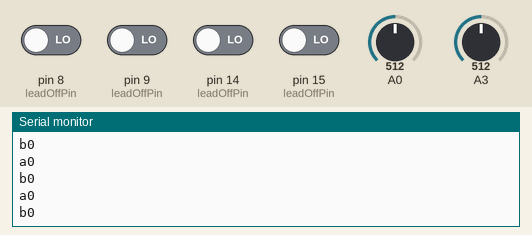
Recording of a sketch running on a simulated SparkFun Pro Micro, built with avr-gcc and run on an emulated ATmega32U4. On the bench: the last lines printed to the serial monitor. The test bench sets the inputs (shaded band); at power-on: pin 8 (leadOffPin), pin 9 (leadOffPin), pin 14 (leadOffPin), pin 15 (leadOffPin) LOW, A0 = 512, A3 = 512.

Above: at 1.2 s.
1.3 s: pin 8 (leadOffPin) driven HIGH
2.8 s: A0 set to 716
At 3.9 s:
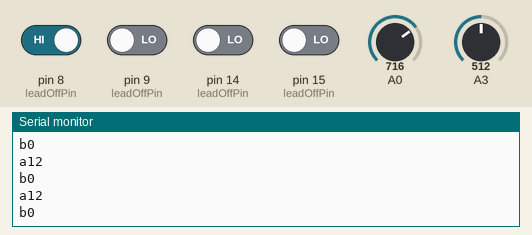
4.3 s: A0 set to 511
At 5.2 s:
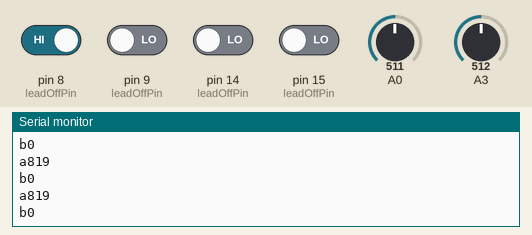
6.5 s: pin 9 (leadOffPin) driven HIGH
8.0 s: pin 14 (leadOffPin) driven HIGH
Timing chart, 0 to 10.5 s (numbered marks = the images above; inputs shaded):
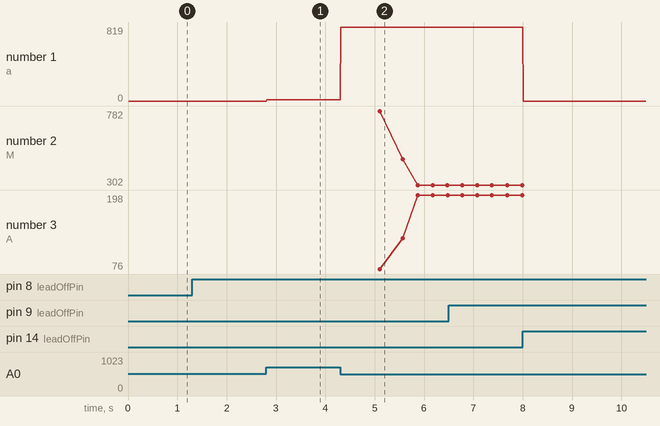

Measured:
- after the input at 2.8 s, the serial monitor: prints a new line at once (image 1)
- after the input at 4.3 s, the serial monitor: prints a new line at once (image 2)
- plotted number 1: 0 → 12 after the input at 2.8 s, 12 → 819 after the input at 4.3 s

The sketch:

InPulse_Arduino_200.ino
```cpp
/*
 *  Arduino firmware for the ImPulse Project
 *  Winter 2021
 *
 *  Targeting ATmega32u4 on the SparkFun Pro Micro 3.3V-8MHz
 *
 *    THIS CODE DESIGNED TO PRINT TO PROCESSING SKETCH AND SERIAL PLOTTER
 *
 *
 */


#define PULSE_1 0
#define PULSE_2 3
#define LEAD_OFF_01 14
#define LEAD_OFF_02 15
#define LEAD_OFF_11 8
#define LEAD_OFF_12 9
#define NUM_LEAD_OFF_PINS 4
#define SERIAL_PLOT 0
#define PROCESSING 1
#define MEAN_SIZE 20
#define EMA_a 0.2

//#define EMA_a 0.8  //initialization of EMA alpha

int printDestination;

int pulsePin[] = {PULSE_1,PULSE_2};
int leadOffPin[] = {LEAD_OFF_01,LEAD_OFF_02,LEAD_OFF_11,LEAD_OFF_12};
int leadOffValue[4];
int lastLeadOffValue[4];

volatile unsigned int delta[2];
unsigned long lastBeatSampleNumber[2];
volatile unsigned int SYNC;

unsigned int startTime[2];
unsigned int stopTime[2];
unsigned int duration[2];


boolean liveOne[2];
boolean inBeat[] = {false,false};
//boolean[ outBeat[] = {true,true};
boolean newData = false;


volatile unsigned long sampleCounter = 0;
unsigned long lastBeatTime[] = {0,0};
volatile int rawSignal[] = {0,0};
volatile float EMA[] = {0.0,0.0};        //the EMA
volatile float EMA_EMA[] = {0.0,0.0};    //the EMA of the EMA
volatile float signalMean[] = {0.0,0.0};
volatile float signalMeanArray[MEAN_SIZE];
volatile float rectifiedSignal[2];
volatile float rmsSignal[2];
volatile long Signal[2];
volatile long lastSignal[2];
boolean rising[] = {false,false};
int trough[2];
int peak[2];
int amp[2];
int squaredAmp[2];
int AMP[2];
int IBI[] = {750,750};
int BPM[2];
volatile boolean Pulse[] = {false,false};
boolean firstBeat[] = {true,true};
int threshold[] = {1000,1000};

volatile float adjacentValue[2][3];
volatile int derivativeCounter[] = {0,0};
volatile float firstDerivative[2];

void setup() {
  for(int p=0; p<NUM_LEAD_OFF_PINS; p++){
    pinMode(leadOffPin[p],INPUT);
    leadOffValue[p] = lastLeadOffValue[p] = LOW; // assume it's disconnected
  }

  readLeadOffPins();

  Serial.begin(250000);
  while(!Serial) {}
  Serial.println("\nImPulse v01");

  setupInterrupt();
//  printDestination = SERIAL_PLOT;
  printDestination = PROCESSING;
}

void loop() {

//  readSerial();

  readLeadOffPins();

  if(printDestination == PROCESSING){
//    printRawSignal_Processing();
    printFilteredSignal_Processing();
    printPulseData_Processing();
    delay(10);
  }

  if(printDestination == SERIAL_PLOT){
//    printAlgoData_Plotter();
//    printRawSignal_Plotter();
    printFilteredSignal_Plotter();
//    printPulseData_Terminal();
    Serial.println();

  delay(10);
  }


}
```

interruptStuff.ino
```cpp
void setupInterrupt(){

  // Initializes Timer1 to throw an interrupt every 2mS.
  // Interferes with PWM on pins 9 and 10
  TCCR1A = 0x00;            // Disable PWM and go into CTC mode
  TCCR1C = 0x00;            // don't force compare
  #if F_CPU == 16000000L    // if using 16MHz crystal
    TCCR1B = 0x0C;          // prescaler 256
    OCR1A = 0x007C;         // count to 124 for 2mS interrupt
  #elif F_CPU == 8000000L   // if using 8MHz crystal
    TCCR1B = 0x0B;          // prescaler = 64
    OCR1A = 0x00F9;         // count to 249 for 2mS interrupt
  #endif
  TIMSK1 = 0x02;            // Enable OCR1A match interrupt  DISABLE BY SETTING TO 0x00

}


ISR(TIMER1_COMPA_vect)
{
  sampleCounter += 2;
  for(int i=0; i<2; i++){
    rawSignal[i] = analogRead(pulsePin[i]);
    EMA[i] = (EMA_a*float(rawSignal[i])) + ((1.0-EMA_a)*EMA[i]);  //run the EMA
    EMA_EMA[i] = (EMA_a*float(EMA[i])) + ((1.0-EMA_a)*EMA_EMA[i]); //run the double
    rectifiedSignal[i] = 512.0 - EMA_EMA[i];
    rmsSignal[i] = sqrt(sq(rectifiedSignal[i]));

    adjacentValue[i][0] = adjacentValue[i][1];
    adjacentValue[i][1] = adjacentValue[i][2];
    adjacentValue[i][2] = rmsSignal[i];
    if(derivativeCounter[i] > 2){
      firstDerivative[i] = (adjacentValue[i][2] - adjacentValue[i][0]);
    } else {
      derivativeCounter[i]++;
    }

    signalMean[i] = firstDerivative[i];  // EMA_EMA[i];
    for(int m=0; m<MEAN_SIZE-1; m++){
      signalMeanArray[m] = signalMeanArray[m+1];  // shift
      signalMean[i] += signalMeanArray[m];        // add
    }
    signalMean[i] /= MEAN_SIZE;                   // divide
    signalMeanArray[MEAN_SIZE-1] = firstDerivative[i];  // EMA_EMA[i]; // add to the FIFO

    Signal[i] = firstDerivative[i];  // sq(EMA_EMA[i] - emaMean[i]);
//    Signal[i] = constrain(Signal[i],0,3000);

    int n = sampleCounter - lastBeatTime[i];

    if(liveOne[i]){

        if(Signal[i] < lastSignal[i]){
          if(rising[i]){
            rising[i] = false;
            peak[i] = Signal[i];
            amp[i] = 0;
          }
        }else if(Signal[i] > lastSignal[i]){
          if(!rising[i]){
            rising[i] = true;
            trough[i] = Signal[i];
            amp[i] = peak[i] - trough[i]; // get the amplitude at the trough
            squaredAmp[i] = sq(amp[i]);
          }
        }
        lastSignal[i] = Signal[i];

      if(n > 300){// put in a time constraint here too?
        if(n > ((IBI[i] / 5) * 3)){ // adjust this as needed?
          if(squaredAmp[i] > threshold[i]){   // figure this is the pulse?
            threshold[i] = squaredAmp[i]/2;   // monitor the threshold value?
//            threshold[i] = constrain(threshold[i],800, 2000);
            IBI[i] = sampleCounter - lastBeatTime[i];
            BPM[i] = 60000/IBI[i];
            AMP[i] = squaredAmp[i];
            lastBeatTime[i] = sampleCounter;

            if(firstBeat[i]){
              firstBeat[i] = false; // throw away the first beat
              return;
            }
            lastBeatSampleNumber[i] = sampleCounter;
            if(i == 0){ delta[0] = sampleCounter - lastBeatSampleNumber[1]; }
            if(i == 1){ delta[1] = sampleCounter - lastBeatSampleNumber[0]; }
            SYNC = min(delta[0],delta[1]);
            Pulse[i] = true;

          }
        }
      }

      } // if(liveOne)

        if(n > 1500){
          IBI[i] = 0; // 600;
          BPM[i] = 0;
          threshold[i] = 1000;
          Pulse[i] = false;
          firstBeat[i] = true;
          lastBeatTime[i] = sampleCounter;
        }


//    } // if(liveOne)

  }

}
```

leadOff.ino
```cpp
int readLeadOffPins(){

  for(int p=0; p<NUM_LEAD_OFF_PINS; p++){
    leadOffValue[p] = digitalRead(leadOffPin[p]);
    if(leadOffValue[p] != lastLeadOffValue[p]){

      lastLeadOffValue[p] = leadOffValue[p];
//      Serial.print(p); Serial.print("\t"); Serial.println(leadOffValue[p]);
      if((leadOffValue[0] == 0) && (leadOffValue[1] == 0)){
        liveOne[0] = true;
        Serial.print("$"); Serial.println(0);
      } else {
        liveOne[0] = false;
        Serial.print("*"); Serial.println(0);
        lastBeatSampleNumber[0] = 0;
        SYNC = 0;
      }
      if((leadOffValue[2] == 0) && (leadOffValue[3] == 0)){
        liveOne[1] = true;
        Serial.print("$"); Serial.println(1);
      } else {
        liveOne[1] = false;
        Serial.print("*"); Serial.println(1);
        lastBeatSampleNumber[1] = 0;
        SYNC = 0;
      }

    }
  }

}
```

printPulse.ino
```cpp
void printRawSignal_Processing(){
  for(int i=0; i<2; i++){
    Serial.print(char('a'+i));
    if(liveOne[i]){
      Serial.println(rawSignal[i]);
    } else {
      Serial.println(512);
    }
  }
}

void printFilteredSignal_Processing(){
  for(int i=0; i<2; i++){
    Serial.print(char('a'+i));
    if(liveOne[i]){
      int mappedSignal = map(squaredAmp[i],0,5000,0,1000);
      Serial.println(mappedSignal);
    } else {
      Serial.println(0);
    }
  }
}

void printPulseData_Processing(){
  for(int i=0; i<2; i++){
    if(Pulse[i]){ // if we think we've found a beat
      Pulse[i] = false; // reset the flag
      Serial.print(char('M'+i)); Serial.println(IBI[i]);
      Serial.print(char('A'+i)); Serial.println(BPM[i]);
      Serial.print("X"); Serial.println(SYNC);
    }
  }
}

void printRawSignal_Plotter(){
  for(int i=0; i<2; i++){
    if(liveOne[i]){
//      Serial.print(rectifiedSignal[i]);
      Serial.print(firstDerivative[i]);
//      Serial.print(rawSignal[i]);
//      Serial.print(signalMean[i]);
    } else {
      Serial.print(0);
    }
    Serial.print(" ");
  }
}

void printFilteredSignal_Plotter(){
  for(int i=0; i<2; i++){
    if(liveOne[i]){
//      Serial.print(rmsSignal[i]);
      Serial.print(squaredAmp[i]);
//      Serial.print(amp[i]);
//      Serial.print(Signal[i]);
//      Serial.print(" ");
    } else {
      Serial.print(0);
    }
    Serial.print(" ");
  }
}

void printAlgoData_Plotter(){
  for(int i=0; i<2; i++){
    if(liveOne[i]){
      Serial.print(threshold[i]);
    } else {
      Serial.print(0);
    }
    Serial.print(" ");
  }
//  Serial.println();
}

void printPulseData_Terminal(){
  for(int i=0; i<2; i++){
    if(Pulse[i]){ // if we think we've found a beat
      Pulse[i] = false; // reset the flag
      Serial.print(i); Serial.print("  ");
      Serial.print(IBI[i]); Serial.print("  ");
      Serial.print(AMP[i]); Serial.print("  ");
      Serial.println(BPM[i]);
    }
  }
}
```
